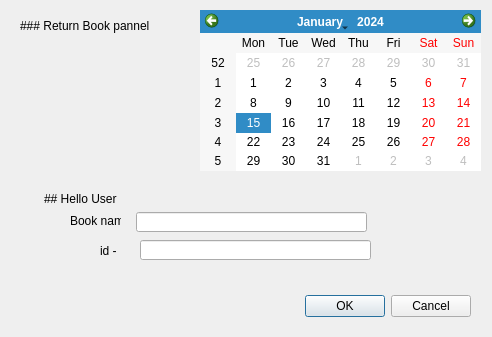
<?xml version="1.0" encoding="UTF-8"?>
<ui version="4.0">
 <class>returnBook</class>
 <widget class="QDialog" name="returnBook">
  <property name="geometry">
   <rect>
    <x>0</x>
    <y>0</y>
    <width>492</width>
    <height>337</height>
   </rect>
  </property>
  <property name="windowTitle">
   <string>Dialog</string>
  </property>
  <widget class="QDialogButtonBox" name="submmitBox">
   <property name="geometry">
    <rect>
     <x>130</x>
     <y>290</y>
     <width>341</width>
     <height>32</height>
    </rect>
   </property>
   <property name="orientation">
    <enum>Qt::Orientation::Horizontal</enum>
   </property>
   <property name="standardButtons">
    <set>QDialogButtonBox::StandardButton::Cancel|QDialogButtonBox::StandardButton::Ok</set>
   </property>
  </widget>
  <widget class="QLineEdit" name="nameEdit">
   <property name="geometry">
    <rect>
     <x>136</x>
     <y>212</y>
     <width>231</width>
     <height>20</height>
    </rect>
   </property>
   <property name="text">
    <string/>
   </property>
   <property name="maxLength">
    <number>200</number>
   </property>
  </widget>
  <widget class="QLabel" name="WindowName">
   <property name="geometry">
    <rect>
     <x>20</x>
     <y>0</y>
     <width>131</width>
     <height>51</height>
    </rect>
   </property>
   <property name="text">
    <string>### Return Book pannel</string>
   </property>
   <property name="textFormat">
    <enum>Qt::TextFormat::MarkdownText</enum>
   </property>
  </widget>
  <widget class="QCalendarWidget" name="calendarWidget">
   <property name="geometry">
    <rect>
     <x>200</x>
     <y>10</y>
     <width>281</width>
     <height>161</height>
    </rect>
   </property>
  </widget>
  <widget class="QLabel" name="label_3">
   <property name="geometry">
    <rect>
     <x>70</x>
     <y>210</y>
     <width>51</width>
     <height>21</height>
    </rect>
   </property>
   <property name="text">
    <string>Book name -</string>
   </property>
   <property name="textFormat">
    <enum>Qt::TextFormat::MarkdownText</enum>
   </property>
  </widget>
  <widget class="QLabel" name="label">
   <property name="geometry">
    <rect>
     <x>44</x>
     <y>178</y>
     <width>81</width>
     <height>41</height>
    </rect>
   </property>
   <property name="text">
    <string>## Hello User</string>
   </property>
   <property name="textFormat">
    <enum>Qt::TextFormat::MarkdownText</enum>
   </property>
  </widget>
  <widget class="QLineEdit" name="idEdit">
   <property name="geometry">
    <rect>
     <x>140</x>
     <y>240</y>
     <width>231</width>
     <height>20</height>
    </rect>
   </property>
   <property name="text">
    <string/>
   </property>
   <property name="maxLength">
    <number>200</number>
   </property>
  </widget>
  <widget class="QLabel" name="label_4">
   <property name="geometry">
    <rect>
     <x>100</x>
     <y>240</y>
     <width>51</width>
     <height>21</height>
    </rect>
   </property>
   <property name="text">
    <string>id -</string>
   </property>
   <property name="textFormat">
    <enum>Qt::TextFormat::MarkdownText</enum>
   </property>
  </widget>
 </widget>
 <resources/>
 <connections>
  <connection>
   <sender>submmitBox</sender>
   <signal>accepted()</signal>
   <receiver>returnBook</receiver>
   <slot>accept()</slot>
   <hints>
    <hint type="sourcelabel">
     <x>248</x>
     <y>254</y>
    </hint>
    <hint type="destinationlabel">
     <x>157</x>
     <y>274</y>
    </hint>
   </hints>
  </connection>
  <connection>
   <sender>submmitBox</sender>
   <signal>rejected()</signal>
   <receiver>returnBook</receiver>
   <slot>reject()</slot>
   <hints>
    <hint type="sourcelabel">
     <x>316</x>
     <y>260</y>
    </hint>
    <hint type="destinationlabel">
     <x>286</x>
     <y>274</y>
    </hint>
   </hints>
  </connection>
 </connections>
</ui>
